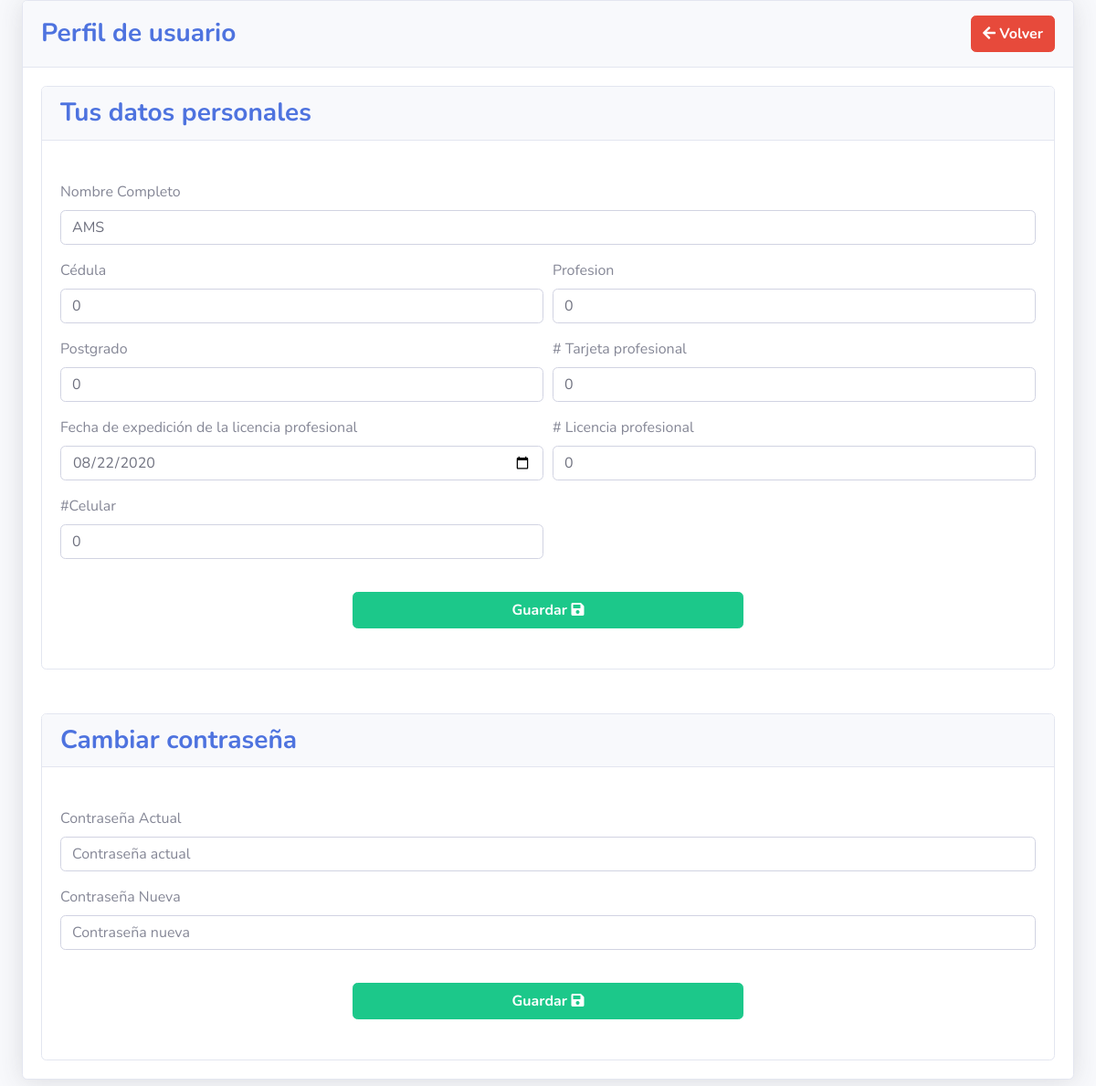
/paginas/perfil.php (signed in), run on the app's committed database.
### tables this page shows
CREATE TABLE `cliente` (
  `idcl` int NOT NULL AUTO_INCREMENT,
  `nombre` text NOT NULL,
  `fecharegistro` text NOT NULL,
  `estatus` int NOT NULL,
  `usuario` text NOT NULL,
  `clave` text NOT NULL,
  `pines` int NOT NULL,
  `pinesdisp` int DEFAULT NULL,
  `nroidcc` varchar(150) DEFAULT NULL,
  `profesion` varchar(150) DEFAULT NULL,
  `postgrado` varchar(150) DEFAULT NULL,
  `nrotarjprof` varchar(150) DEFAULT NULL,
  `nrolicprof` varchar(150) DEFAULT NULL,
  `fechexp` date DEFAULT NULL,
  `celular` text,
  `infcompletada` int NOT NULL DEFAULT '0',
  PRIMARY KEY (`idcl`),
  UNIQUE KEY `idc` (`idcl`)
);

### paginas/perfil.php (the view, shortened to what this page needs)
<?php
include_once("../conexion.php");
if(($_SESSION['logueado']) == true){
$id = $_SESSION['id'];
$sql = "SELECT * FROM cliente WHERE idcl = $id";
$usuario = mysqli_fetch_array($con->query($sql));
?>
<!DOCTYPE html>
<html lang="en">
<head>
  <link href="../vendor/fontawesome-free/css/all.min.css" rel="stylesheet" type="text/css">
  <link href="../css/sb-admin-2.min.css" rel="stylesheet">
</head>
<body style="overflow-x: hidden; overflow-y: hidden;">
  <div id="wrapper">
    <div id="content-wrapper" class="d-flex flex-column">
      <div id="content">
        <div class="container-fluid">
          <div class="row">
            <div class="col-lg-12">
              <div class="card shadow mb-4">
                <div class="card-header py-3 d-flex flex-row align-items-center justify-content-between">
                  <h3 class="m-0 font-weight-bold text-primary"> Perfil de usuario</h3>
                  <button onclick="history.back()" style="width: auto; height: 40px; font-size: 16px; font-weight: bold;" type="button" class="btn btn-danger" id="btn_completar_datos"><i class="fas fa-arrow-left"></i> Volver </button>
                </div>
                <div class="card-body" style="height: fit-content;">
                  <div class="card">
                    <div class="card-header d-flex flex-row align-items-center justify-content-between">
                      <h3 class="m-0 font-weight-bold text-primary">Tus datos personales</h3>
                    </div>
                    <br>
                    <div class="card-body">
                      <div class="chart-area" style="height: auto;">
                        <form method="POST" id="form_editar_perfil" action="../acciones/editar_perfil.php">
                            <div class="form-row">
                                <div class="form-group col-md-12">
                                    <label for="Nombre">Nombre Completo</label>
                                    <input value="<?php echo $usuario['nombre'] ?>" type="text" class="form-control" id="Nombre" placeholder="Nombre" name="Nombre" required>
                                </div>
                            </div>
                            <div class="form-row">
                                <div class="form-group col-md-6">
                                    <label for="Cedula">Cédula</label>
                                    <input value="<?php echo $usuario['nroidcc'] ?>" type="text" class="form-control" id="Cedula" placeholder="# de cédula" name="Cedula" required>
                                </div>
                                <div class="form-group col-md-6">
                                    <label for="Profesion">Profesion</label>
                                    <input value="<?php echo $usuario['profesion'] ?>" type="text" class="form-control" id="Profesion" placeholder="Profesion" name="Profesion" required>
                                </div>
                            </div>
                            <div class="form-row">
                                <div class="form-group col-md-6">
                                    <label for="Postgrado">Postgrado</label>
                                    <input value="<?php echo $usuario['postgrado'] ?>" type="text" class="form-control" id="Postgrado" placeholder="Postgrado" name="Postgrado" required>
                                </div>
                                <div class="form-group col-md-6">
                                    <label for="Tarjeta"># Tarjeta profesional</label>
                                    <input value="<?php echo $usuario['nrotarjprof'] ?>" type="number" class="form-control" id="Tarjeta" name="Tarjeta" placeholder="111111111" required>
                                </div>
                            </div>
                            <div class="form-row">
                                <div class="form-group col-md-6">
                                    <label for="FLicencia">Fecha de expedición de la licencia profesional</label>
                                    <input value="<?php echo $usuario['fechexp'] ?>" type="date" class="form-control" id="FLicencia"  name="FLicencia" required>
                                </div>
                                <div class="form-group col-md-6">
                                    <label for="Licencia"># Licencia profesional</label>
                                    <input value="<?php echo $usuario['nrolicprof'] ?>" type="number" class="form-control" id="Licencia" name="Licencia" placeholder="111111111" required>
                                </div>
                            </div>
                            <div class="form-row">
                                <div class="form-group col-md-6">
                                    <label for="Celular">#Celular</label>
                                    <input value="<?php echo $usuario['celular'] ?>" type="number" class="form-control" id="Celular"  name="Celular" placeholder="3000000000" required>
                                </div>
                            </div>
                            <div class="text-center">
                                <button style="width: 40%; height: 40px; font-size: 16px; font-weight: bold; margin-top: 20px;" type="submit" class="btn btn-success" id="btn_completar_datos">Guardar <i class="fas fa-save"></i></button>
                            </div>
                            <br>
                        </form>
                      </div>
                    </div>
                  </div>
                  <br>
                  <br>
                  <div class="card">
                    <div class="card-header d-flex flex-row align-items-center justify-content-between">
                      <h3 class="m-0 font-weight-bold text-primary">Cambiar contraseña</h3>
                    </div>
                    <br>
                    <div class="card-body">
                      <div class="chart-area" style="height: auto;">
                        <form method="POST" id="form_cambiar_contrasena" action="../acciones/cambiar_contrasena.php">
                            <div class="form-row">
                                <div class="form-group col-md-12">
                                    <label for="Contraseña">Contraseña Actual</label>
                                    <input type="password" class="form-control" id="Contrasena_Actual" placeholder="Contraseña actual" name="Contrasena_Actual" required>
                                </div>
                            </div>
                            <div class="form-row">
                                <div class="form-group col-md-12">
                                    <label for="Contrasena_Nueva">Contraseña Nueva</label>
                                    <input type="password" class="form-control" id="Contrasena_Nueva" placeholder="Contraseña nueva" name="Contrasena_Nueva" required>
                                </div>
                            </div>
                            <div class="text-center">
                                <button style="width: 40%; height: 40px; font-size: 16px; font-weight: bold; margin-top: 20px;" type="submit" class="btn btn-success" id="btn_completar_datos">Guardar <i class="fas fa-save"></i></button>
                            </div>
                            <br>
                        </form>
                      </div>
                    </div>
                  </div>
                </div>
              </div>
            </div>
          </div>
        </div>
      </div>
    </div>
  </div>
</body>
</html>
<?php
}else{
  header("Location: ../../index.php");
  exit();
}
?>

### data on the page
cliente: Nombre "AMS", Cedula "0", Profesion "0", Postgrado "0", Tarjeta "0", FLicencia "08/22/2020", Licencia "0", Celular "0"
